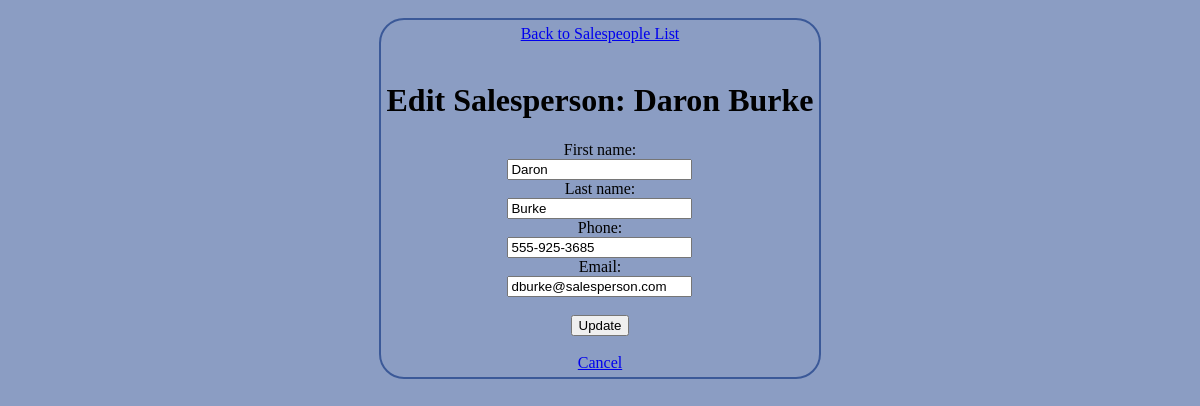
Screenshot of /public/staff/salespeople/edit.php?id=1 with the database file from the repository.
### tables this page shows
CREATE TABLE `salespeople` (
  `id` int(11) NOT NULL AUTO_INCREMENT,
  `first_name` varchar(255) DEFAULT NULL,
  `last_name` varchar(255) DEFAULT NULL,
  `phone` varchar(255) DEFAULT NULL,
  `email` varchar(255) DEFAULT NULL,
  PRIMARY KEY (`id`)
);

### private/database.php (called while the page is built, shortened)
<?php
  function prepareAndExecute($db, $query, $types, &$var1, &...$vars) {
    $stmt = mysqli_prepare($db, $query);
    mysqli_stmt_bind_param($stmt, $types, $var1, ...$vars);
    $success = mysqli_stmt_execute($stmt);
    $result = mysqli_stmt_get_result($stmt);
    return $result;
  }
  function db_fetch_assoc($result_set) {
    return mysqli_fetch_assoc($result_set);
  }
?>

### private/query_functions.php (called while the page is built, shortened)
<?php
  function find_salesperson_by_id($id=0) {
    global $db;
    $sql = "SELECT * FROM salespeople WHERE id=?;";
    return prepareAndExecute($db, $sql, "i", $id);
  }
?>

### private/functions.php (called while the page is built, shortened)
<?php
  function h($string="") {
    return htmlspecialchars($string);
  }
  function u($string="") {
    return urlencode($string);
  }
?>

### public/staff/salespeople/edit.php (the view, shortened to what this page needs)
<?php
$salespeople_result = find_salesperson_by_id($_GET['id']);
$salesperson = db_fetch_assoc($salespeople_result);
?>
<?php include(SHARED_PATH . '/header.php'); ?>
<div id="main-content">
  <a href="index.php">Back to Salespeople List</a><br />
  <h1>Edit Salesperson: <?php echo h($salesperson['first_name'] . " " . $salesperson['last_name']); ?></h1>
  <form action="edit.php?id=<?php echo u($salesperson['id']); ?>" method="post">
    First name:<br />
    <input type="text" name="first_name" value="<?php echo h($salesperson['first_name']); ?>" /><br />
    Last name:<br />
    <input type="text" name="last_name" value="<?php echo h($salesperson['last_name']); ?>" /><br />
    Phone:<br />
    <input type="text" name="phone" value="<?php echo h($salesperson['phone']); ?>" /><br />
    Email:<br />
    <input type="text" name="email" value="<?php echo h($salesperson['email']); ?>" /><br />
    <br />
    <input type="submit" name="submit" value="Update"  />
  </form>
  <br />
  <a href="show.php?id=<?php echo u($salesperson['id']); ?>">Cancel</a>
</div>
<?php include(SHARED_PATH . '/footer.php'); ?>

### public/css/style.css (style rules this page uses)
body { background-color: #8b9dc3; font-family: "Lucida Grande", Tahoma; text-align: center; }
div { margin: 10px auto; border-radius: 25px; border: 2px solid #3b5998; padding: 5px; display: inline-block; }
a { display:block; }

### rows the page displays
salespeople: first_name+last_name "Daron Burke", first_name "Daron", last_name "Burke", phone "555-925-3685", email "dburke@salesperson.com"
